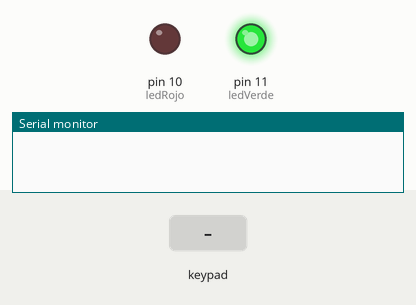
This sketch was run on a simulated Arduino Uno, built with avr-gcc and run on an emulated ATmega328P. Shown: output pins drawn as LEDs (lit = HIGH), the last lines printed to the serial monitor. Dashed ring = blinking. The inputs (shaded band) are chosen by the test bench.

Above: at 1.2 s.
1.3 s: keypad keys 2 3 4 5 pressed 0.4 s apart
At 2.8 s:
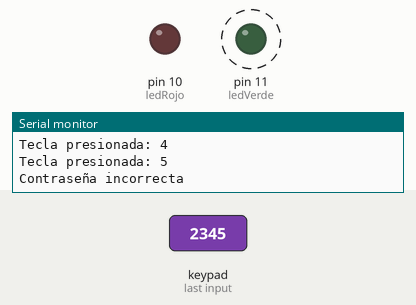
5.9 s: keypad keys 9 8 7 6 pressed 0.4 s apart
At 9.3 s:
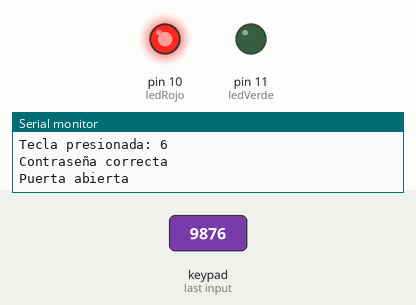
9.6 s: key 'C' pressed
At 10.5 s:
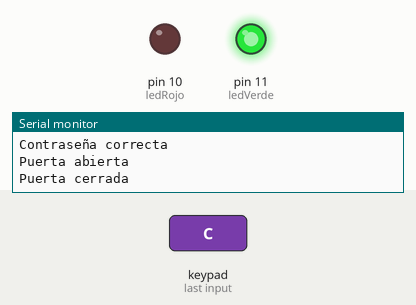
14.1 s: keypad keys 2 3 4 5 # pressed 0.4 s apart
At 16.9 s:
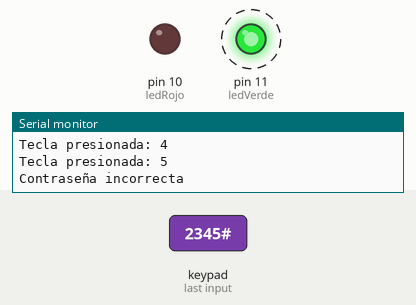
Timing chart, 0 to 19.8 s (numbered marks = the images above; inputs shaded):
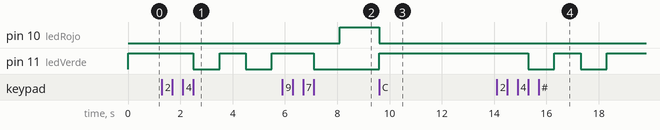

The sketch:

ej2_3.ino
```cpp
#include <Keypad.h>

const int ledRojo = 10;
const int ledVerde = 11;

bool puertaAbierta = false;
unsigned long tiempoApertura = 0;
const unsigned long duracionApertura = 5000; // 5 segundos

const String clave = "9876";
String entrada = "";

bool bloqueoEntrada = false;
unsigned long tiempoBloqueo = 0;
int parpadeos = 0;

// Configuración del teclado
const byte FILAS = 4;
const byte COLUMNAS = 4;

char teclas[FILAS][COLUMNAS] = {
  {'1', '2', '3', 'A'},
  {'4', '5', '6', 'B'},
  {'7', '8', '9', 'C'},
  {'*', '0', '#', 'D'}
};

byte pinesFilas[FILAS] = {2, 3, 4, 5};
byte pinesColumnas[COLUMNAS] = {6, 7, 8, 9};

Keypad teclado = Keypad(makeKeymap(teclas), pinesFilas, pinesColumnas, FILAS, COLUMNAS);

void setup() {
  pinMode(ledRojo, OUTPUT);
  pinMode(ledVerde, OUTPUT);
  Serial.begin(9600);
  digitalWrite(ledVerde, HIGH); // Puerta cerrada al inicio
}

void loop() {
  // Procesar tiempo de bloqueo (por parpadeo o apertura)
  if (bloqueoEntrada) {
    if (puertaAbierta) {
      // Durante apertura, solo permitir cerrar con C
      char tecla = teclado.getKey();
      if (tecla == 'C') {
        cerrarPuerta();
        bloqueoEntrada = false;
      } else if (millis() - tiempoApertura >= duracionApertura) {
        cerrarPuerta();
        bloqueoEntrada = false;
      }
    } else {
      // Durante parpadeo por error de contraseña
      if (millis() - tiempoBloqueo >= 1000 && parpadeos < 3) {
        digitalWrite(ledVerde, !digitalRead(ledVerde));
        tiempoBloqueo = millis();
        parpadeos++;
      } else if (parpadeos >= 3) {
        digitalWrite(ledVerde, HIGH); // LED verde encendido al terminar
        bloqueoEntrada = false;
        parpadeos = 0;
        entrada = ""; // Limpiar entrada
      }
    }
    return; // No procesar más durante el bloqueo
  }

  char tecla = teclado.getKey();

  if (tecla) {
    Serial.print("Tecla presionada: ");
    Serial.println(tecla);

    if (tecla == 'C' && puertaAbierta) {
      cerrarPuerta();
      bloqueoEntrada = false;
    }
    else if (tecla >= '0' && tecla <= '9') {
      entrada += tecla;
      if (entrada.length() == 4) {
        verificarClave();
        entrada = "";
      }
    } else {
      // Tecla no válida, ignorar (A, B, D, *, #)
    }
  }
}

void verificarClave() {
  if (entrada == clave) {
    Serial.println("Contraseña correcta");
    digitalWrite(ledVerde, LOW); // Apagar LED verde 1 segundo
    delay(1000);
    abrirPuerta();
    bloqueoEntrada = true; // Bloquear entrada durante apertura
  } else {
    Serial.println("Contraseña incorrecta");
    bloqueoEntrada = true;
    parpadeos = 0;
    tiempoBloqueo = millis();
    digitalWrite(ledVerde, LOW); // Empezar parpadeo
  }
}

void abrirPuerta() {
  puertaAbierta = true;
  tiempoApertura = millis();
  digitalWrite(ledRojo, HIGH);   // LED rojo encendido (puerta abierta)
  digitalWrite(ledVerde, LOW);   // LED verde apagado
  Serial.println("Puerta abierta");
}

void cerrarPuerta() {
  puertaAbierta = false;
  digitalWrite(ledRojo, LOW);
  digitalWrite(ledVerde, HIGH);
  entrada = ""; // Limpiar entrada al cerrar
  Serial.println("Puerta cerrada");
}
```

Measured:
- after the input at 1.3 s, pin 11 (ledVerde): alternates HIGH for 1.0 s and LOW for 1.0 s, starting after 1.2 s
- after the input at 5.9 s, pin 10 (ledRojo): LOW → HIGH after 2.2 s; pin 11 (ledVerde): HIGH → LOW after 1.2 s
- after the input at 9.6 s, pin 10 (ledRojo): HIGH → LOW after 0.00 s instead of 3.5 s; pin 11 (ledVerde): LOW → HIGH after 0.00 s instead of 3.5 s
- after the input at 14.1 s, pin 11 (ledVerde): alternates HIGH for 1.0 s and LOW for 1.0 s, starting after 1.2 s
